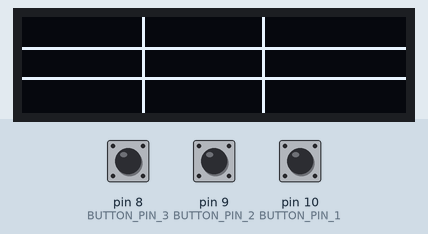
This sketch was run on a simulated Arduino Uno, built with avr-gcc and run on an emulated ATmega328P. Parts: 128×32 one-colour display. The test bench sets the inputs (shaded band); at power-on: pin 8 (BUTTON_PIN_3) HIGH, pin 9 (BUTTON_PIN_2) HIGH, pin 10 (BUTTON_PIN_1) HIGH. What the sketch prints to the serial monitor is not drawn.

Above: at 1.8 s.
1.9 s: pin 8 (BUTTON_PIN_3) pulled LOW for 1 s
At 3.6 s:
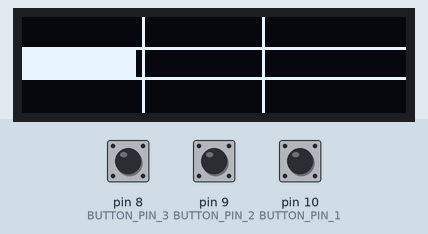
4.6 s: pin 9 (BUTTON_PIN_2) pulled LOW for 3.2 s
At 9.0 s:
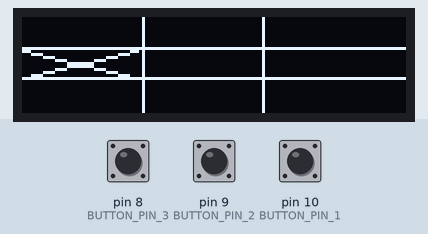
9.3 s: pin 10 (BUTTON_PIN_1) pulled LOW for 1 s
At 10.8 s:
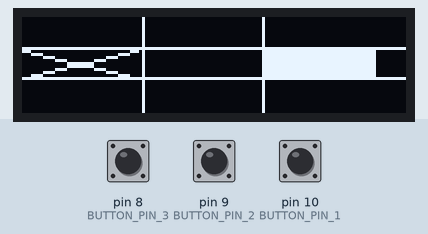
11.8 s: pin 8 (BUTTON_PIN_3) pulled LOW for 0.15 s
At 12.4 s:
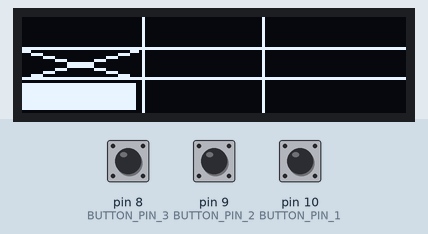
13.6 s: pin 9 (BUTTON_PIN_2) pulled LOW for 0.15 s
At 14.4 s:
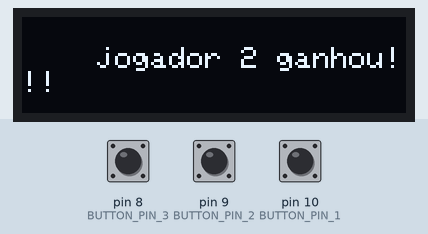
16.1 s: pin 10 (BUTTON_PIN_1) pulled LOW for 0.15 s
At 16.8 s:
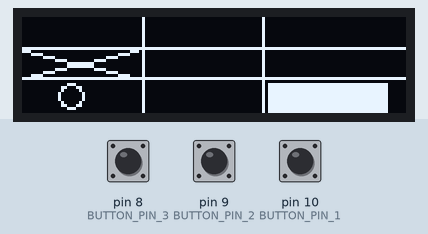
Timing chart, 0 to 18.9 s (numbered marks = the images above; inputs shaded):
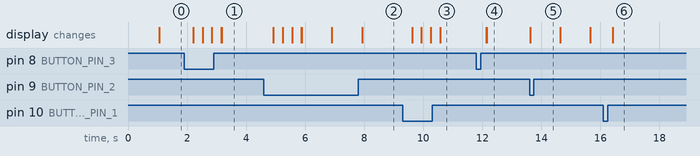

Measured:
- after the input at 1.9 s, the display: first changes after 0.32 s (image 1 shows a later state)
- after the input at 4.6 s, the display: changes after 0.32 s (image 2)
- after the input at 9.3 s, the display: first changes after 0.32 s (image 3 shows a later state)
- after the input at 11.8 s, the display: first changes after 0.34 s (image 4 shows a later state)
- after the input at 13.6 s, the display: changes at once (image 5)
- after the input at 16.1 s, the display: changes after 0.32 s (image 6)

The sketch:

jogo_da_velha.ino
```cpp
#include <Adafruit_GFX.h>
#include <Adafruit_SSD1306.h>
#include <stdbool.h>

//Define e configura display
#define OLED_RESET -1

#define SCREEN_WIDTH 128
#define SCREEN_HEIGHT 32

#define BUTTON_PIN_1 10
#define BUTTON_PIN_2 9
#define BUTTON_PIN_3 8

int button1 = HIGH;
int button2 = HIGH;
int button3 = HIGH;

int Xx = 0;
int Xy = 0;

bool game;
int jogador1[7] = {0};
int jogador2[7] = {0};
int ganho_game[8][3]{
  {1,2,3},
  {4,5,6},
  {7,8,9},
  {1,5,9},
  {3,5,7},
  {1,4,7},
  {2,5,8},
  {3,6,9}
};

int jogador1_index, jogador2_index =  0;
int vez = 1;

Adafruit_SSD1306 display(SCREEN_WIDTH, SCREEN_HEIGHT, &Wire, OLED_RESET);

bool ganhador(int jogador[], int tamanho){
  int pontos = 0;

  for(int ganhos = 0; ganhos < 8; ganhos++){
    for(int ganho = 0; ganho < 3; ganho++){

      for(int jogada = 0; jogada < tamanho; jogada++){
        if(ganho_game[ganhos][ganho] == jogador[jogada]){
          pontos++;
        }
      }
    }

    if (pontos == 3){
      return true;
    }
    pontos = 0;
  }

  return false;
}

void jogada(){
  for(int i = 0; i < 7; i++){
    desenho(jogador1[i], 1);

    desenho(jogador2[i], 0);
  }
}

void desenho (int box, int vez){

  switch (box){
    case 1:
      if (vez == 1){
        display.fillRect(0, 0, 38, 9, BLACK);
        display.drawLine(0, 0, 38, 9, WHITE);
        display.drawLine(0, 9, 38, 0, WHITE);
      }
      else{
        display.fillRect(0, 0, 38, 9, BLACK);
        display.drawCircle(16, 4, 4, WHITE);
      }

      break;

    case 2:

      if (vez == 1){
        display.fillRect(42, 0, 38, 9, BLACK);
        display.drawLine(42, 0, 80, 9, WHITE);
        display.drawLine(42, 9, 80, 0, WHITE);
      }
      else{
        display.fillRect(42, 0, 38, 9, BLACK);
        display.drawCircle(60, 4, 4, WHITE);
      }

      break;

    case 3:

      if (vez == 1){
        display.fillRect(82, 0, 38, 9, BLACK);
        display.drawLine(82, 0, 128, 9, WHITE);
        display.drawLine(82, 9, 128, 0, WHITE);
      }
      else{
        display.fillRect(82, 0, 38, 9, BLACK);
        display.drawCircle(100, 4, 4, WHITE);
      }

      break;

    case 4:

      if (vez == 1){
        display.fillRect(0, 11, 38, 9, BLACK);
        display.drawLine(0, 11, 38, 20, WHITE);
        display.drawLine(0, 20, 38, 11, WHITE);
      }
      else{
        display.fillRect(0, 11, 38, 9, BLACK);
        display.drawCircle(16, 15, 3, WHITE);// circulo tem a base X,y, raio para sua montagem
      }

      break;

    case 5:

      if (vez == 1){
        display.fillRect(42, 11, 36, 9, BLACK);
        display.drawLine(42, 11, 80, 20, WHITE);
        display.drawLine(42, 20, 80, 11, WHITE);
      }
      else{
        display.fillRect(42, 11, 36, 9, BLACK);
        display.drawCircle(60, 15, 3, WHITE);
      }
      break;

    case 6:

      if (vez == 1){
        display.fillRect(80, 11, 38, 9, BLACK);
        display.drawLine(82, 11, 128, 20, WHITE);
        display.drawLine(82, 16, 128, 11, WHITE);
      }
      else{
        display.fillRect(80, 11, 38, 9, BLACK);
        display.drawCircle(100, 15, 3, WHITE);
      }

      break;

    case 7:

      if (vez == 1){
        display.fillRect(0, 22, 38, 9, BLACK);
        display.drawLine(0, 20, 38, 30, WHITE);
        display.drawLine(0, 30, 38, 20, WHITE);
      }
      else{
        display.fillRect(0, 22, 38, 9, BLACK);
        display.drawCircle(16, 26, 4, WHITE);
      }
      break;

    case 8:

      if (vez == 1){
        display.fillRect(42, 22, 36, 9, BLACK);
        display.drawLine(42, 20, 80, 30, WHITE);
        display.drawLine(42, 30, 80, 20, WHITE);
      }
      else{
        display.fillRect(42, 22, 36, 9, BLACK);
        display.drawCircle(60, 26, 4, WHITE);
      }
      break;

    case 9:

      if (vez == 1){
        display.fillRect(80, 20, 36, 9, BLACK);
        display.drawLine(82, 20, 128, 30, WHITE);
        display.drawLine(82, 30, 128, 20, WHITE);
      }
      else{
        display.fillRect(82, 22, 40, 12, BLACK);
        display.drawCircle(100, 26, 4, WHITE);
      }
      break;

  }
}

void size (int box){

  switch (box){
    case 1://corrigir base 0 e 1
      display.fillRect(42, 0, 36, 9, BLACK);
      display.fillRect(82, 22, 40, 12, BLACK);
      display.fillRect(0, 0, 38, 9, WHITE);
      break;
    case 2:
      display.fillRect(80, 0, 38, 9, BLACK);
      display.fillRect(0, 0, 38, 9, BLACK);
      display.fillRect(42, 0, 36, 9, WHITE);
      break;
    case 3:
      display.fillRect(0, 11, 38, 9,BLACK);
      display.fillRect(42, 0, 36, 9, BLACK);
      display.fillRect(80, 0, 38, 9, WHITE);
      break;
    case 4:
      display.fillRect(42, 11, 36, 9, BLACK);
      display.fillRect(80, 0, 38, 9, BLACK);
      display.fillRect(0, 11, 38, 9, WHITE);
      break;
    case 5:
      display.fillRect(0, 11, 38, 9,BLACK);
      display.fillRect(80, 11, 38, 9, BLACK);
      display.fillRect(42, 11, 36, 9, WHITE);
      break;
    case 6:
      display.fillRect(0, 22, 38, 9, BLACK);
      display.fillRect(42, 11, 36, 9, BLACK);
      display.fillRect(80, 11, 38, 9, WHITE);
      break;
    case 7:
      display.fillRect(80, 11, 38, 9, BLACK);
      display.fillRect(42, 22, 36, 9, BLACK);
      display.fillRect(0, 22, 38, 9, WHITE);
      break;
    case 8:
      display.fillRect(82, 22, 40, 12, BLACK);
      display.fillRect(0, 22, 38, 9, BLACK);
      display.fillRect(42, 22, 36, 9, WHITE);
      break;
    case 9:
      display.fillRect(42, 22, 36, 9, BLACK);
      display.fillRect(82, 22, 40, 12, WHITE);
      break;
  }
}

void setup() {
  //Inicializa I2c
  //pinMode(POWER, OUTPUT);
  Serial.begin(9600);
  Wire.begin();
  pinMode(BUTTON_PIN_1, INPUT_PULLUP);
  pinMode(BUTTON_PIN_2, INPUT_PULLUP);
  pinMode(BUTTON_PIN_3, INPUT_PULLUP);
  // Inicializa Display no endereço 0x3c do I2C

  display.begin(SSD1306_SWITCHCAPVCC, 0x3c);
}

void loop() {

  int box = 0;
  game = true;

  display.clearDisplay();

  display.setTextColor(WHITE);
  display.setTextSize(1);
  display.setCursor(25,10);
  display.print("jogo da velha");

  display.display();
  delay(1000);

  display.clearDisplay();

  do{

    button1 = digitalRead(BUTTON_PIN_1);
    button2 = digitalRead(BUTTON_PIN_2);
    button3 = digitalRead(BUTTON_PIN_3);

    // | 1
    //display.drawLine(40,0, 40,32, WHITE);
    display.drawFastVLine(40,0, 32, WHITE);

    //- 1
    //display.drawLine(0,10 , 128, 10, WHITE);
    display.drawFastHLine(0,10, 128, WHITE);

    // | 2
    //display.drawLine(80,0, 80,32, WHITE);
    display.drawFastVLine(80,0, 32, WHITE);

    //- 2
    //display.drawLine(0,20, 128, 20, WHITE);
    display.drawFastHLine(0,20, 128, WHITE);

    if (button1 == LOW){
      Serial.print("aperto 1");

      if (box > 0 ){
        box--;
        size(box);
      }
      else{
        box = 9;
        size(box);
      }

      delay(300);
    }

    if(button3 == LOW){

      Serial.print("aperto 3");
      if (box < 9){
        box++;
        size(box);
      }
      else{
        box = 1;
        size(box);
      }
      delay(300);
    }

    if(button2 == LOW){
      Serial.print("aperto 2");

      if(vez && jogador1[jogador1_index] == 0){
        jogador1[jogador1_index] = box;
        jogador1_index++;
        vez=0;

        if(ganhador(jogador1, 7)){
          display.clearDisplay();

          display.setTextColor(WHITE);
          display.setCursor(25,10);

          display.print("jogador 1 ganhou!!!");

          display.display();
          delay(1000);

          break;
        }

      }
      else if(jogador2[jogador2_index] == 0){

        jogador2[jogador2_index] = box;
        jogador2_index++;
        vez++;

        if(ganhador(jogador2, 7)){
          display.clearDisplay();

          display.setTextColor(WHITE);
          display.setCursor(25,10);

          display.print("jogador 2 ganhou!!!");

          display.display();
          delay(1000);

          jogador1[7] = {0};
          jogador2[7] = {0};
          jogador1_index, jogador2_index =  0;
          vez = 1;
          game = false;
          box = 0;

          break;
        }

      }
      delay(300);
    }

    jogada();

    display.display();
  }while(game);

}
```
